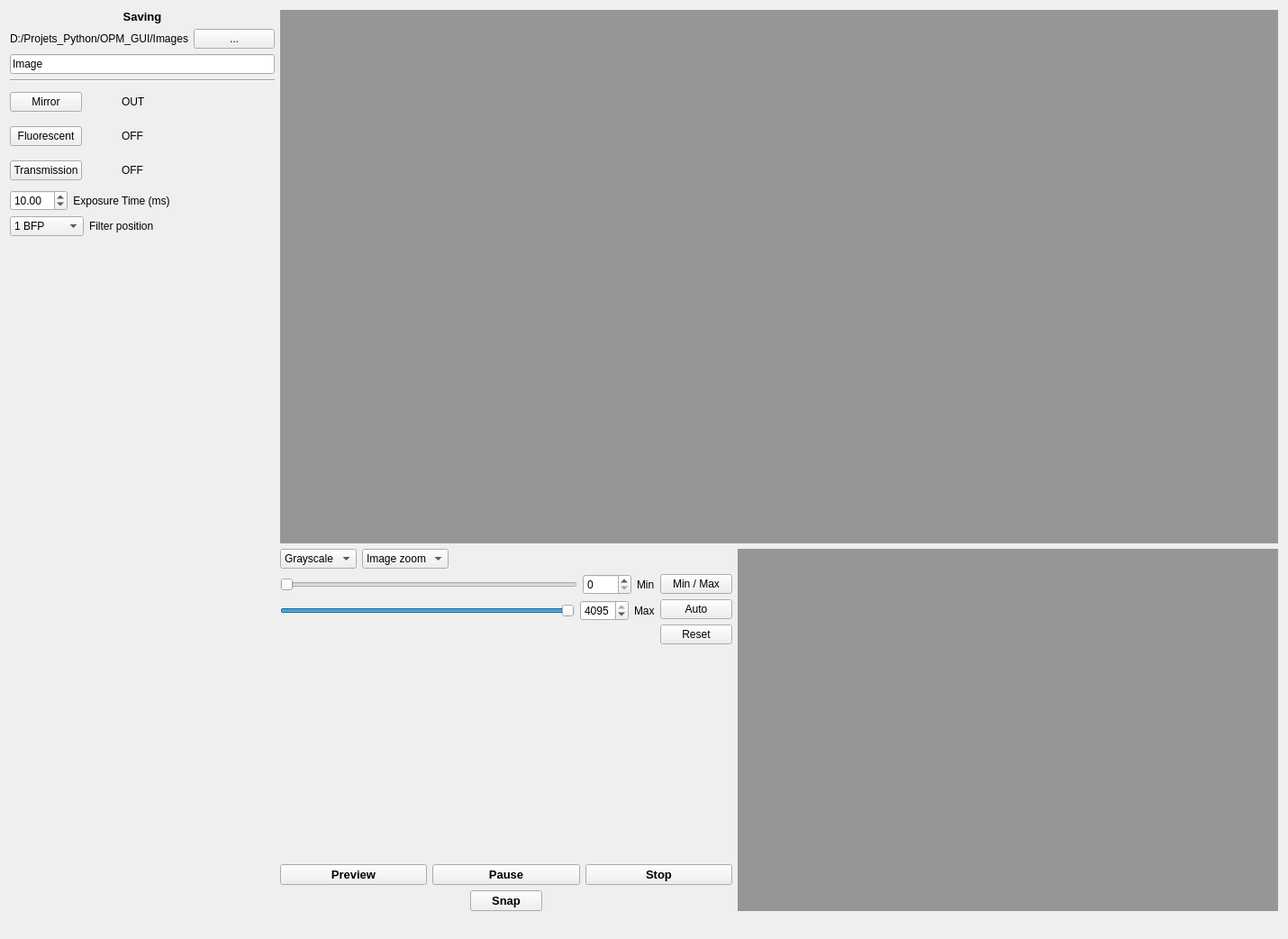
<?xml version="1.0" encoding="UTF-8"?>
<ui version="4.0">
 <class>Form</class>
 <widget class="QWidget" name="Form">
  <property name="geometry">
   <rect>
    <x>0</x>
    <y>0</y>
    <width>1430</width>
    <height>1042</height>
   </rect>
  </property>
  <property name="windowTitle">
   <string>Form</string>
  </property>
  <layout class="QVBoxLayout" name="verticalLayout_6">
   <item>
    <layout class="QHBoxLayout" name="horizontalLayout_14">
     <item>
      <layout class="QVBoxLayout" name="verticalLayout">
       <item>
        <widget class="QLabel" name="label_saving">
         <property name="font">
          <font>
           <pointsize>10</pointsize>
           <weight>75</weight>
           <bold>true</bold>
          </font>
         </property>
         <property name="text">
          <string>Saving</string>
         </property>
         <property name="alignment">
          <set>Qt::AlignCenter</set>
         </property>
        </widget>
       </item>
       <item>
        <layout class="QHBoxLayout" name="horizontalLayout">
         <item>
          <widget class="QLabel" name="label_data_path">
           <property name="palette">
            <palette>
             <active>
              <colorrole role="Base">
               <brush brushstyle="SolidPattern">
                <color alpha="255">
                 <red>255</red>
                 <green>255</green>
                 <blue>255</blue>
                </color>
               </brush>
              </colorrole>
              <colorrole role="Window">
               <brush brushstyle="SolidPattern">
                <color alpha="255">
                 <red>255</red>
                 <green>255</green>
                 <blue>255</blue>
                </color>
               </brush>
              </colorrole>
             </active>
             <inactive>
              <colorrole role="Base">
               <brush brushstyle="SolidPattern">
                <color alpha="255">
                 <red>255</red>
                 <green>255</green>
                 <blue>255</blue>
                </color>
               </brush>
              </colorrole>
              <colorrole role="Window">
               <brush brushstyle="SolidPattern">
                <color alpha="255">
                 <red>255</red>
                 <green>255</green>
                 <blue>255</blue>
                </color>
               </brush>
              </colorrole>
             </inactive>
             <disabled>
              <colorrole role="Base">
               <brush brushstyle="SolidPattern">
                <color alpha="255">
                 <red>255</red>
                 <green>255</green>
                 <blue>255</blue>
                </color>
               </brush>
              </colorrole>
              <colorrole role="Window">
               <brush brushstyle="SolidPattern">
                <color alpha="255">
                 <red>255</red>
                 <green>255</green>
                 <blue>255</blue>
                </color>
               </brush>
              </colorrole>
             </disabled>
            </palette>
           </property>
           <property name="autoFillBackground">
            <bool>false</bool>
           </property>
           <property name="text">
            <string>D:/Projets_Python/OPM_GUI/Images</string>
           </property>
           <property name="alignment">
            <set>Qt::AlignRight|Qt::AlignTrailing|Qt::AlignVCenter</set>
           </property>
          </widget>
         </item>
         <item>
          <widget class="QPushButton" name="pb_data_path">
           <property name="toolTip">
            <string>Select folder where the experiment will be saved</string>
           </property>
           <property name="text">
            <string>...</string>
           </property>
          </widget>
         </item>
        </layout>
       </item>
       <item>
        <widget class="QLineEdit" name="lineEdit_exp_name">
         <property name="toolTip">
          <string>Set the name of the expetiment</string>
         </property>
         <property name="text">
          <string>Image</string>
         </property>
        </widget>
       </item>
       <item>
        <widget class="Line" name="line">
         <property name="orientation">
          <enum>Qt::Horizontal</enum>
         </property>
        </widget>
       </item>
       <item>
        <layout class="QHBoxLayout" name="horizontalLayout_2">
         <item>
          <widget class="QPushButton" name="pb_mirror">
           <property name="text">
            <string>Mirror</string>
           </property>
           <property name="checkable">
            <bool>true</bool>
           </property>
           <property name="checked">
            <bool>false</bool>
           </property>
          </widget>
         </item>
         <item>
          <widget class="QLabel" name="label_mirror_icon">
           <property name="minimumSize">
            <size>
             <width>32</width>
             <height>32</height>
            </size>
           </property>
           <property name="maximumSize">
            <size>
             <width>32</width>
             <height>32</height>
            </size>
           </property>
           <property name="text">
            <string/>
           </property>
          </widget>
         </item>
         <item>
          <widget class="QLabel" name="label_mirror">
           <property name="minimumSize">
            <size>
             <width>30</width>
             <height>0</height>
            </size>
           </property>
           <property name="text">
            <string>OUT</string>
           </property>
          </widget>
         </item>
         <item>
          <spacer name="horizontalSpacer">
           <property name="orientation">
            <enum>Qt::Horizontal</enum>
           </property>
           <property name="sizeHint" stdset="0">
            <size>
             <width>40</width>
             <height>20</height>
            </size>
           </property>
          </spacer>
         </item>
        </layout>
       </item>
       <item>
        <layout class="QHBoxLayout" name="horizontalLayout_3">
         <item>
          <widget class="QPushButton" name="pb_fluo">
           <property name="text">
            <string>Fluorescent</string>
           </property>
           <property name="checkable">
            <bool>true</bool>
           </property>
           <property name="checked">
            <bool>false</bool>
           </property>
          </widget>
         </item>
         <item>
          <widget class="QLabel" name="label_fluo_icon">
           <property name="minimumSize">
            <size>
             <width>32</width>
             <height>32</height>
            </size>
           </property>
           <property name="maximumSize">
            <size>
             <width>32</width>
             <height>32</height>
            </size>
           </property>
           <property name="text">
            <string/>
           </property>
          </widget>
         </item>
         <item>
          <widget class="QLabel" name="label_fluo">
           <property name="minimumSize">
            <size>
             <width>30</width>
             <height>0</height>
            </size>
           </property>
           <property name="text">
            <string>OFF</string>
           </property>
          </widget>
         </item>
         <item>
          <spacer name="horizontalSpacer_2">
           <property name="orientation">
            <enum>Qt::Horizontal</enum>
           </property>
           <property name="sizeHint" stdset="0">
            <size>
             <width>40</width>
             <height>20</height>
            </size>
           </property>
          </spacer>
         </item>
        </layout>
       </item>
       <item>
        <layout class="QHBoxLayout" name="horizontalLayout_4">
         <item>
          <widget class="QPushButton" name="pb_transmission">
           <property name="text">
            <string>Transmission</string>
           </property>
           <property name="checkable">
            <bool>true</bool>
           </property>
           <property name="checked">
            <bool>false</bool>
           </property>
          </widget>
         </item>
         <item>
          <widget class="QLabel" name="label_transmission_icon">
           <property name="minimumSize">
            <size>
             <width>32</width>
             <height>32</height>
            </size>
           </property>
           <property name="maximumSize">
            <size>
             <width>32</width>
             <height>32</height>
            </size>
           </property>
           <property name="text">
            <string/>
           </property>
          </widget>
         </item>
         <item>
          <widget class="QLabel" name="label_transmission">
           <property name="minimumSize">
            <size>
             <width>30</width>
             <height>0</height>
            </size>
           </property>
           <property name="text">
            <string>OFF</string>
           </property>
          </widget>
         </item>
         <item>
          <spacer name="horizontalSpacer_3">
           <property name="orientation">
            <enum>Qt::Horizontal</enum>
           </property>
           <property name="sizeHint" stdset="0">
            <size>
             <width>40</width>
             <height>20</height>
            </size>
           </property>
          </spacer>
         </item>
        </layout>
       </item>
       <item>
        <layout class="QHBoxLayout" name="horizontalLayout_5">
         <item>
          <widget class="QDoubleSpinBox" name="spinBox_channel_exposure_time">
           <property name="toolTip">
            <string>Set the exposure time for the 405 nm channel in milliseconds.</string>
           </property>
           <property name="decimals">
            <number>2</number>
           </property>
           <property name="minimum">
            <double>0.000000000000000</double>
           </property>
           <property name="maximum">
            <double>999.990000000000009</double>
           </property>
           <property name="value">
            <double>10.000000000000000</double>
           </property>
          </widget>
         </item>
         <item>
          <widget class="QLabel" name="label_channel_exposure_time">
           <property name="text">
            <string>Exposure Time (ms)</string>
           </property>
           <property name="alignment">
            <set>Qt::AlignCenter</set>
           </property>
          </widget>
         </item>
         <item>
          <spacer name="horizontalSpacer_4">
           <property name="orientation">
            <enum>Qt::Horizontal</enum>
           </property>
           <property name="sizeHint" stdset="0">
            <size>
             <width>40</width>
             <height>20</height>
            </size>
           </property>
          </spacer>
         </item>
        </layout>
       </item>
       <item>
        <layout class="QHBoxLayout" name="horizontalLayout_13">
         <item>
          <widget class="QComboBox" name="comboBox_illuminator">
           <property name="enabled">
            <bool>true</bool>
           </property>
           <property name="editable">
            <bool>false</bool>
           </property>
           <item>
            <property name="text">
             <string>1 BFP</string>
            </property>
           </item>
           <item>
            <property name="text">
             <string>2 GFP</string>
            </property>
           </item>
           <item>
            <property name="text">
             <string>3 TexRed</string>
            </property>
           </item>
           <item>
            <property name="text">
             <string>4 Cy3</string>
            </property>
           </item>
           <item>
            <property name="text">
             <string>5 Empty</string>
            </property>
           </item>
           <item>
            <property name="text">
             <string>6 Empty</string>
            </property>
           </item>
          </widget>
         </item>
         <item>
          <widget class="QLabel" name="label">
           <property name="text">
            <string>Filter position</string>
           </property>
          </widget>
         </item>
         <item>
          <spacer name="horizontalSpacer_8">
           <property name="orientation">
            <enum>Qt::Horizontal</enum>
           </property>
           <property name="sizeHint" stdset="0">
            <size>
             <width>40</width>
             <height>20</height>
            </size>
           </property>
          </spacer>
         </item>
        </layout>
       </item>
       <item>
        <spacer name="verticalSpacer">
         <property name="orientation">
          <enum>Qt::Vertical</enum>
         </property>
         <property name="sizeHint" stdset="0">
          <size>
           <width>20</width>
           <height>40</height>
          </size>
         </property>
        </spacer>
       </item>
      </layout>
     </item>
     <item>
      <layout class="QVBoxLayout" name="verticalLayout_5">
       <item>
        <widget class="QLabel" name="label_image_preview">
         <property name="minimumSize">
          <size>
           <width>1108</width>
           <height>592</height>
          </size>
         </property>
         <property name="maximumSize">
          <size>
           <width>2216</width>
           <height>1184</height>
          </size>
         </property>
         <property name="palette">
          <palette>
           <active>
            <colorrole role="Base">
             <brush brushstyle="SolidPattern">
              <color alpha="255">
               <red>150</red>
               <green>150</green>
               <blue>150</blue>
              </color>
             </brush>
            </colorrole>
            <colorrole role="Window">
             <brush brushstyle="SolidPattern">
              <color alpha="255">
               <red>150</red>
               <green>150</green>
               <blue>150</blue>
              </color>
             </brush>
            </colorrole>
           </active>
           <inactive>
            <colorrole role="Base">
             <brush brushstyle="SolidPattern">
              <color alpha="255">
               <red>150</red>
               <green>150</green>
               <blue>150</blue>
              </color>
             </brush>
            </colorrole>
            <colorrole role="Window">
             <brush brushstyle="SolidPattern">
              <color alpha="255">
               <red>150</red>
               <green>150</green>
               <blue>150</blue>
              </color>
             </brush>
            </colorrole>
           </inactive>
           <disabled>
            <colorrole role="Base">
             <brush brushstyle="SolidPattern">
              <color alpha="255">
               <red>150</red>
               <green>150</green>
               <blue>150</blue>
              </color>
             </brush>
            </colorrole>
            <colorrole role="Window">
             <brush brushstyle="SolidPattern">
              <color alpha="255">
               <red>150</red>
               <green>150</green>
               <blue>150</blue>
              </color>
             </brush>
            </colorrole>
           </disabled>
          </palette>
         </property>
         <property name="autoFillBackground">
          <bool>true</bool>
         </property>
         <property name="text">
          <string/>
         </property>
        </widget>
       </item>
       <item>
        <layout class="QHBoxLayout" name="horizontalLayout_12">
         <item>
          <layout class="QVBoxLayout" name="verticalLayout_4">
           <item>
            <layout class="QHBoxLayout" name="horizontalLayout_9">
             <item>
              <widget class="QComboBox" name="comboBox_LUT">
               <item>
                <property name="text">
                 <string>Grayscale</string>
                </property>
               </item>
               <item>
                <property name="text">
                 <string>Saturation</string>
                </property>
               </item>
              </widget>
             </item>
             <item>
              <widget class="QComboBox" name="comboBox_preview_zoom">
               <item>
                <property name="text">
                 <string>Image zoom</string>
                </property>
               </item>
               <item>
                <property name="text">
                 <string>2x</string>
                </property>
               </item>
               <item>
                <property name="text">
                 <string>1x</string>
                </property>
               </item>
               <item>
                <property name="text">
                 <string>1/2x</string>
                </property>
               </item>
               <item>
                <property name="text">
                 <string>1/3x</string>
                </property>
               </item>
               <item>
                <property name="text">
                 <string>1/4x</string>
                </property>
               </item>
              </widget>
             </item>
             <item>
              <spacer name="horizontalSpacer_7">
               <property name="orientation">
                <enum>Qt::Horizontal</enum>
               </property>
               <property name="sizeHint" stdset="0">
                <size>
                 <width>40</width>
                 <height>20</height>
                </size>
               </property>
              </spacer>
             </item>
            </layout>
           </item>
           <item>
            <layout class="QHBoxLayout" name="horizontalLayout_11">
             <item>
              <layout class="QVBoxLayout" name="verticalLayout_2">
               <item>
                <layout class="QHBoxLayout" name="horizontalLayout_8">
                 <item>
                  <widget class="QSlider" name="slider_min_grayscale">
                   <property name="toolTip">
                    <string>Set the maximum grey value for image display.
Pixels above this value will appear white.</string>
                   </property>
                   <property name="minimum">
                    <number>0</number>
                   </property>
                   <property name="maximum">
                    <number>4095</number>
                   </property>
                   <property name="pageStep">
                    <number>100</number>
                   </property>
                   <property name="value">
                    <number>1</number>
                   </property>
                   <property name="orientation">
                    <enum>Qt::Horizontal</enum>
                   </property>
                  </widget>
                 </item>
                 <item>
                  <widget class="QSpinBox" name="spinBox_min_grayscale">
                   <property name="toolTip">
                    <string>Set the minimum grey value for image display.
Pixels below this value will appear black.</string>
                   </property>
                   <property name="maximum">
                    <number>4095</number>
                   </property>
                  </widget>
                 </item>
                 <item>
                  <widget class="QLabel" name="label_min_grayscale">
                   <property name="text">
                    <string>Min</string>
                   </property>
                  </widget>
                 </item>
                </layout>
               </item>
               <item>
                <layout class="QHBoxLayout" name="horizontalLayout_10">
                 <item>
                  <widget class="QSlider" name="slider_max_grayscale">
                   <property name="toolTip">
                    <string>Set the minimum grey value for image display.
Pixels below this value will appear black.</string>
                   </property>
                   <property name="maximum">
                    <number>4095</number>
                   </property>
                   <property name="value">
                    <number>4095</number>
                   </property>
                   <property name="orientation">
                    <enum>Qt::Horizontal</enum>
                   </property>
                  </widget>
                 </item>
                 <item>
                  <widget class="QSpinBox" name="spinBox_max_grayscale">
                   <property name="toolTip">
                    <string>Set the maximum grey value for image display.
Pixels above this value will appear white.</string>
                   </property>
                   <property name="minimum">
                    <number>1</number>
                   </property>
                   <property name="maximum">
                    <number>4095</number>
                   </property>
                   <property name="singleStep">
                    <number>0</number>
                   </property>
                   <property name="value">
                    <number>4095</number>
                   </property>
                  </widget>
                 </item>
                 <item>
                  <widget class="QLabel" name="label_max_grayscale">
                   <property name="text">
                    <string>Max</string>
                   </property>
                  </widget>
                 </item>
                </layout>
               </item>
               <item>
                <spacer name="verticalSpacer_2">
                 <property name="orientation">
                  <enum>Qt::Vertical</enum>
                 </property>
                 <property name="sizeHint" stdset="0">
                  <size>
                   <width>20</width>
                   <height>40</height>
                  </size>
                 </property>
                </spacer>
               </item>
              </layout>
             </item>
             <item>
              <layout class="QVBoxLayout" name="verticalLayout_3">
               <item>
                <widget class="QPushButton" name="pb_minmax_grayscale">
                 <property name="toolTip">
                  <string>Automatically adjust the minimum and maximum grey values based on the image histogram.</string>
                 </property>
                 <property name="text">
                  <string>Min / Max</string>
                 </property>
                </widget>
               </item>
               <item>
                <widget class="QPushButton" name="pb_auto_grayscale">
                 <property name="toolTip">
                  <string>Automatically adjust the minimum and maximum grey values based on the image histogram.</string>
                 </property>
                 <property name="text">
                  <string>Auto</string>
                 </property>
                </widget>
               </item>
               <item>
                <widget class="QPushButton" name="pb_reset_grayscale">
                 <property name="toolTip">
                  <string>Reset the minimum and maximum grey values to their default settings.</string>
                 </property>
                 <property name="text">
                  <string>Reset</string>
                 </property>
                </widget>
               </item>
               <item>
                <spacer name="verticalSpacer_3">
                 <property name="orientation">
                  <enum>Qt::Vertical</enum>
                 </property>
                 <property name="sizeHint" stdset="0">
                  <size>
                   <width>20</width>
                   <height>40</height>
                  </size>
                 </property>
                </spacer>
               </item>
              </layout>
             </item>
            </layout>
           </item>
           <item>
            <layout class="QHBoxLayout" name="horizontalLayout_7">
             <item>
              <widget class="QPushButton" name="pb_preview">
               <property name="font">
                <font>
                 <pointsize>10</pointsize>
                 <weight>75</weight>
                 <bold>true</bold>
                </font>
               </property>
               <property name="toolTip">
                <string>Start the live preview of the acquisition.</string>
               </property>
               <property name="text">
                <string>Preview</string>
               </property>
              </widget>
             </item>
             <item>
              <widget class="QPushButton" name="pb_pause_preview">
               <property name="font">
                <font>
                 <pointsize>10</pointsize>
                 <weight>75</weight>
                 <bold>true</bold>
                </font>
               </property>
               <property name="toolTip">
                <string>Start the live preview of the acquisition.</string>
               </property>
               <property name="text">
                <string>Pause</string>
               </property>
               <property name="checkable">
                <bool>true</bool>
               </property>
              </widget>
             </item>
             <item>
              <widget class="QPushButton" name="pb_stop_preview">
               <property name="font">
                <font>
                 <pointsize>10</pointsize>
                 <weight>75</weight>
                 <bold>true</bold>
                </font>
               </property>
               <property name="toolTip">
                <string>Start the live preview of the acquisition.</string>
               </property>
               <property name="text">
                <string>Stop</string>
               </property>
              </widget>
             </item>
            </layout>
           </item>
           <item>
            <layout class="QHBoxLayout" name="horizontalLayout_6">
             <item>
              <spacer name="horizontalSpacer_5">
               <property name="orientation">
                <enum>Qt::Horizontal</enum>
               </property>
               <property name="sizeHint" stdset="0">
                <size>
                 <width>40</width>
                 <height>20</height>
                </size>
               </property>
              </spacer>
             </item>
             <item>
              <widget class="QPushButton" name="pb_snap">
               <property name="font">
                <font>
                 <pointsize>10</pointsize>
                 <weight>75</weight>
                 <bold>true</bold>
                </font>
               </property>
               <property name="toolTip">
                <string>Start the live preview of the acquisition.</string>
               </property>
               <property name="text">
                <string>Snap</string>
               </property>
              </widget>
             </item>
             <item>
              <spacer name="horizontalSpacer_6">
               <property name="orientation">
                <enum>Qt::Horizontal</enum>
               </property>
               <property name="sizeHint" stdset="0">
                <size>
                 <width>40</width>
                 <height>20</height>
                </size>
               </property>
              </spacer>
             </item>
            </layout>
           </item>
          </layout>
         </item>
         <item>
          <widget class="QLabel" name="label_histogram_greyvalue">
           <property name="minimumSize">
            <size>
             <width>600</width>
             <height>250</height>
            </size>
           </property>
           <property name="palette">
            <palette>
             <active>
              <colorrole role="Base">
               <brush brushstyle="SolidPattern">
                <color alpha="255">
                 <red>255</red>
                 <green>255</green>
                 <blue>255</blue>
                </color>
               </brush>
              </colorrole>
              <colorrole role="Window">
               <brush brushstyle="SolidPattern">
                <color alpha="255">
                 <red>150</red>
                 <green>150</green>
                 <blue>150</blue>
                </color>
               </brush>
              </colorrole>
             </active>
             <inactive>
              <colorrole role="Base">
               <brush brushstyle="SolidPattern">
                <color alpha="255">
                 <red>255</red>
                 <green>255</green>
                 <blue>255</blue>
                </color>
               </brush>
              </colorrole>
              <colorrole role="Window">
               <brush brushstyle="SolidPattern">
                <color alpha="255">
                 <red>150</red>
                 <green>150</green>
                 <blue>150</blue>
                </color>
               </brush>
              </colorrole>
             </inactive>
             <disabled>
              <colorrole role="Base">
               <brush brushstyle="SolidPattern">
                <color alpha="255">
                 <red>150</red>
                 <green>150</green>
                 <blue>150</blue>
                </color>
               </brush>
              </colorrole>
              <colorrole role="Window">
               <brush brushstyle="SolidPattern">
                <color alpha="255">
                 <red>150</red>
                 <green>150</green>
                 <blue>150</blue>
                </color>
               </brush>
              </colorrole>
             </disabled>
            </palette>
           </property>
           <property name="autoFillBackground">
            <bool>true</bool>
           </property>
           <property name="text">
            <string/>
           </property>
          </widget>
         </item>
        </layout>
       </item>
      </layout>
     </item>
    </layout>
   </item>
   <item>
    <widget class="QLabel" name="label_message">
     <property name="text">
      <string/>
     </property>
    </widget>
   </item>
  </layout>
 </widget>
 <resources/>
 <connections>
  <connection>
   <sender>slider_max_grayscale</sender>
   <signal>valueChanged(int)</signal>
   <receiver>spinBox_max_grayscale</receiver>
   <slot>setValue(int)</slot>
   <hints>
    <hint type="sourcelabel">
     <x>472</x>
     <y>681</y>
    </hint>
    <hint type="destinationlabel">
     <x>662</x>
     <y>681</y>
    </hint>
   </hints>
  </connection>
  <connection>
   <sender>spinBox_max_grayscale</sender>
   <signal>valueChanged(int)</signal>
   <receiver>slider_max_grayscale</receiver>
   <slot>setValue(int)</slot>
   <hints>
    <hint type="sourcelabel">
     <x>662</x>
     <y>681</y>
    </hint>
    <hint type="destinationlabel">
     <x>472</x>
     <y>681</y>
    </hint>
   </hints>
  </connection>
  <connection>
   <sender>slider_min_grayscale</sender>
   <signal>valueChanged(int)</signal>
   <receiver>spinBox_min_grayscale</receiver>
   <slot>setValue(int)</slot>
   <hints>
    <hint type="sourcelabel">
     <x>473</x>
     <y>651</y>
    </hint>
    <hint type="destinationlabel">
     <x>665</x>
     <y>651</y>
    </hint>
   </hints>
  </connection>
  <connection>
   <sender>spinBox_min_grayscale</sender>
   <signal>valueChanged(int)</signal>
   <receiver>slider_min_grayscale</receiver>
   <slot>setValue(int)</slot>
   <hints>
    <hint type="sourcelabel">
     <x>665</x>
     <y>651</y>
    </hint>
    <hint type="destinationlabel">
     <x>473</x>
     <y>651</y>
    </hint>
   </hints>
  </connection>
 </connections>
</ui>
